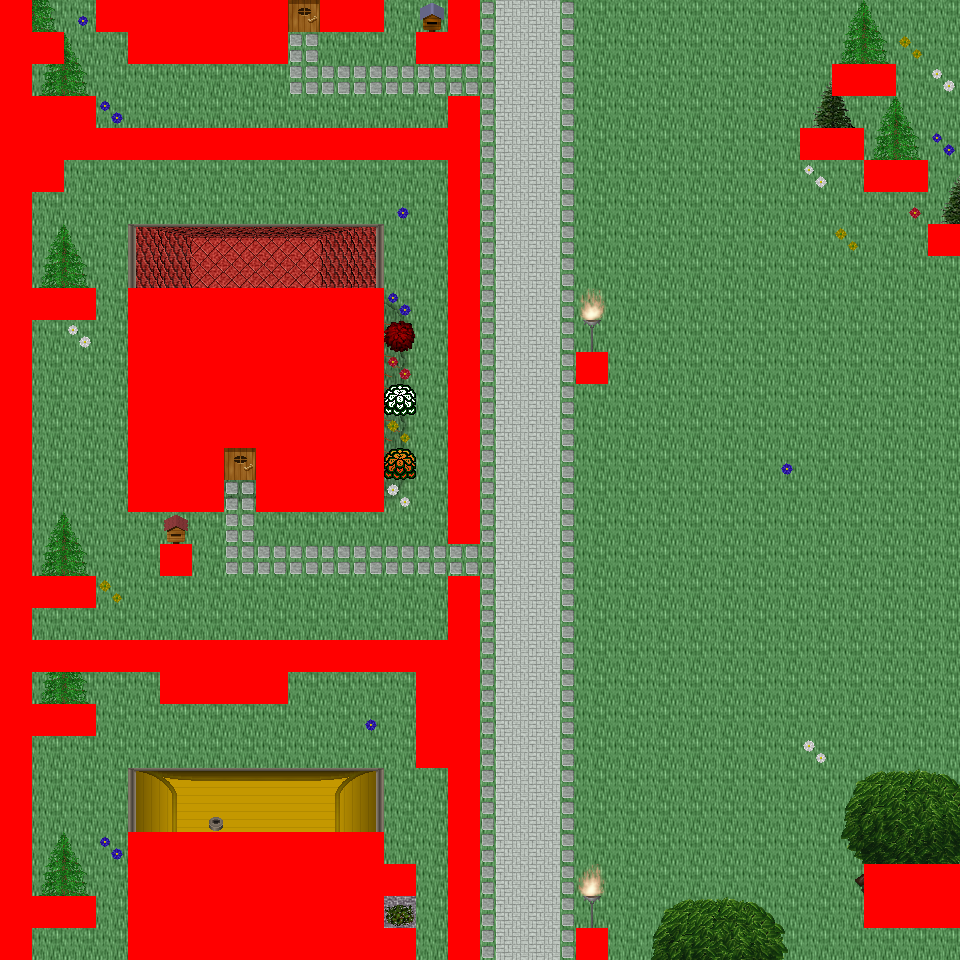

Below is a game level as drawn by its tile map, then a one-line description and the .tmx that defines it (tile-layer data replaced by summaries):
An orthogonal 30x30 tile map with 32x32 px tiles, 6 tile layers (Ground, Object, Object2, Above, ...), 60 tilesets and 11 objects (11x mapExit).

<map version="1.0" orientation="orthogonal" renderorder="right-down" width="30" height="30" tilewidth="32" tileheight="32" nextobjectid="12">
  <tileset firstgid="1" name="tileset_logic_collision" tilewidth="32" tileheight="32" tilecount="1" columns="1">
    <image source="../drawable/tileset_logic_collision.png" width="32" height="32" />
  </tileset>
  <tileset firstgid="2" name="tileset_building_decoration_orbpedestal" tilewidth="32" tileheight="32" tilecount="2" columns="1">
    <image source="../drawable/tileset_building_decoration_orbpedestal.png" width="32" height="64" />
  </tileset>
  <tileset firstgid="4" name="tileset_building_decoration_chimney" tilewidth="32" tileheight="32" tilecount="2" columns="1">
    <image source="../drawable/tileset_building_decoration_chimney.png" width="32" height="64" />
  </tileset>
  <tileset firstgid="6" name="tileset_item_statue_fairypool" tilewidth="32" tileheight="32" tilecount="16" columns="2">
    <image source="../drawable/tileset_item_statue_fairypool.png" width="64" height="256" />
  </tileset>
  <tileset firstgid="22" name="tileset_building_decoration_stone_details" tilewidth="32" tileheight="32" tilecount="4" columns="2">
    <image source="../drawable/tileset_building_decoration_stone_details.png" width="64" height="64" />
  </tileset>
  <tileset firstgid="26" name="tileset_building_door_closed" tilewidth="32" tileheight="32" tilecount="1" columns="1">
    <image source="../drawable/tileset_building_door_closed.png" width="32" height="32" />
  </tileset>
  <tileset firstgid="27" name="tileset_building_door_door" tilewidth="32" tileheight="32" tilecount="6" columns="3">
    <image source="../drawable/tileset_building_door_door.png" width="96" height="64" />
  </tileset>
  <tileset firstgid="33" name="tileset_building_fence_fence_chunky" tilewidth="32" tileheight="32" tilecount="21" columns="3">
    <image source="../drawable/tileset_building_fence_fence_chunky.png" width="96" height="224" />
  </tileset>
  <tileset firstgid="54" name="tileset_building_roof_blue" tilewidth="32" tileheight="32" tilecount="20" columns="5">
    <image source="../drawable/tileset_building_roof_blue.png" width="160" height="128" />
  </tileset>
  <tileset firstgid="74" name="tileset_building_roof_green" tilewidth="32" tileheight="32" tilecount="20" columns="5">
    <image source="../drawable/tileset_building_roof_green.png" width="160" height="128" />
  </tileset>
  <tileset firstgid="94" name="tileset_building_roof_red" tilewidth="32" tileheight="32" tilecount="20" columns="5">
    <image source="../drawable/tileset_building_roof_red.png" width="160" height="128" />
  </tileset>
  <tileset firstgid="114" name="tileset_building_roof_red2" tilewidth="32" tileheight="32" tilecount="20" columns="5">
    <image source="../drawable/tileset_building_roof_red2.png" width="160" height="128" />
  </tileset>
  <tileset firstgid="134" name="tileset_building_roof_roof_borders" tilewidth="32" tileheight="32" tilecount="9" columns="3">
    <image source="../drawable/tileset_building_roof_roof_borders.png" width="96" height="96" />
  </tileset>
  <tileset firstgid="143" name="tileset_building_roof_yellow" tilewidth="32" tileheight="32" tilecount="20" columns="5">
    <image source="../drawable/tileset_building_roof_yellow.png" width="160" height="128" />
  </tileset>
  <tileset firstgid="163" name="tileset_building_window_window_long" tilewidth="32" tileheight="32" tilecount="3" columns="3">
    <image source="../drawable/tileset_building_window_window_long.png" width="96" height="32" />
  </tileset>
  <tileset firstgid="166" name="tileset_ground_cobbled_paving" tilewidth="32" tileheight="32" tilecount="1" columns="1">
    <image source="../drawable/tileset_ground_cobbled_paving.png" width="32" height="32" />
  </tileset>
  <tileset firstgid="167" name="tileset_ground_gravel" tilewidth="32" tileheight="32" tilecount="1" columns="1">
    <image source="../drawable/tileset_ground_gravel.png" width="32" height="32" />
  </tileset>
  <tileset firstgid="168" name="tileset_ground_stone_floors" tilewidth="32" tileheight="32" tilecount="6" columns="3">
    <image source="../drawable/tileset_ground_stone_floors.png" width="96" height="64" />
  </tileset>
  <tileset firstgid="174" name="tileset_ground_ground" tilewidth="32" tileheight="32" tilecount="33" columns="3">
    <image source="../drawable/tileset_ground_ground.png" width="96" height="352" />
  </tileset>
  <tileset firstgid="207" name="tileset_plant_bush_various_small" tilewidth="32" tileheight="32" tilecount="9" columns="3">
    <image source="../drawable/tileset_plant_bush_various_small.png" width="96" height="96" />
  </tileset>
  <tileset firstgid="216" name="tileset_plant_flower_daisy_blue" tilewidth="32" tileheight="32" tilecount="8" columns="2">
    <image source="../drawable/tileset_plant_flower_daisy_blue.png" width="64" height="128" />
  </tileset>
  <tileset firstgid="224" name="tileset_plant_flower_daisy_red" tilewidth="32" tileheight="32" tilecount="8" columns="2">
    <image source="../drawable/tileset_plant_flower_daisy_red.png" width="64" height="128" />
  </tileset>
  <tileset firstgid="232" name="tileset_plant_flower_daisy_white" tilewidth="32" tileheight="32" tilecount="8" columns="2">
    <image source="../drawable/tileset_plant_flower_daisy_white.png" width="64" height="128" />
  </tileset>
  <tileset firstgid="240" name="tileset_plant_flower_daisy_yellow" tilewidth="32" tileheight="32" tilecount="8" columns="2">
    <image source="../drawable/tileset_plant_flower_daisy_yellow.png" width="64" height="128" />
  </tileset>
  <tileset firstgid="248" name="tileset_plant_tree_spruce" tilewidth="32" tileheight="32" tilecount="6" columns="2">
    <image source="../drawable/tileset_plant_tree_spruce.png" width="64" height="96" />
  </tileset>
  <tileset firstgid="254" name="tileset_item_pot_pot_purple" tilewidth="32" tileheight="32" tilecount="1" columns="1">
    <image source="../drawable/tileset_item_pot_pot_purple.png" width="32" height="32" />
  </tileset>
  <tileset firstgid="255" name="tileset_item_pot_pot_tall" tilewidth="32" tileheight="32" tilecount="2" columns="1">
    <image source="../drawable/tileset_item_pot_pot_tall.png" width="32" height="64" />
  </tileset>
  <tileset firstgid="257" name="tileset_item_pot_small_barrel" tilewidth="32" tileheight="32" tilecount="2" columns="1">
    <image source="../drawable/tileset_item_pot_small_barrel.png" width="32" height="64" />
  </tileset>
  <tileset firstgid="259" name="tileset_item_postbox" tilewidth="32" tileheight="32" tilecount="4" columns="2">
    <image source="../drawable/tileset_item_postbox.png" width="64" height="64" />
  </tileset>
  <tileset firstgid="263" name="tileset_furniture_chair_wooden_pale" tilewidth="32" tileheight="32" tilecount="4" columns="2">
    <image source="../drawable/tileset_furniture_chair_wooden_pale.png" width="64" height="64" />
  </tileset>
  <tileset firstgid="267" name="tileset_furniture_table_wooden" tilewidth="32" tileheight="32" tilecount="1" columns="1">
    <image source="../drawable/tileset_furniture_table_wooden.png" width="32" height="32" />
  </tileset>
  <tileset firstgid="268" name="tileset_furniture_table_brick_base" tilewidth="32" tileheight="32" tilecount="3" columns="3">
    <image source="../drawable/tileset_furniture_table_brick_base.png" width="96" height="32" />
  </tileset>
  <tileset firstgid="271" name="tileset_furniture_light_iron_lamp" tilewidth="32" tileheight="32" tilecount="3" columns="1">
    <image source="../drawable/tileset_furniture_light_iron_lamp.png" width="32" height="96" />
  </tileset>
  <tileset firstgid="274" name="tileset_furniture_light_flames" tilewidth="32" tileheight="32" tilecount="6" columns="6">
    <image source="../drawable/tileset_furniture_light_flames.png" width="192" height="32" />
  </tileset>
  <tileset firstgid="280" name="tileset_furniture_sink_dark_side_on" tilewidth="32" tileheight="32" tilecount="6" columns="3">
    <image source="../drawable/tileset_furniture_sink_dark_side_on.png" width="96" height="64" />
  </tileset>
  <tileset firstgid="286" name="tileset_ground_grass_corners" tilewidth="32" tileheight="32" tilecount="24" columns="6">
    <image source="../drawable/tileset_ground_grass_corners.png" width="192" height="128" />
  </tileset>
  <tileset firstgid="310" name="tileset_ground_grass_edges" tilewidth="32" tileheight="32" tilecount="36" columns="12">
    <image source="../drawable/tileset_ground_grass_edges.png" width="384" height="96" />
  </tileset>
  <tileset firstgid="346" name="tileset_plant_tree_tree_fluffy" tilewidth="32" tileheight="32" tilecount="12" columns="4">
    <image source="../drawable/tileset_plant_tree_tree_fluffy.png" width="128" height="96" />
  </tileset>
  <tileset firstgid="358" name="tileset_ground_water_dungeon_water" tilewidth="32" tileheight="32" tilecount="30" columns="3">
    <image source="../drawable/tileset_ground_water_dungeon_water.png" width="96" height="320" />
  </tileset>
  <tileset firstgid="388" name="tileset_furniture_table_wooden_rectangular" tilewidth="32" tileheight="32" tilecount="9" columns="3">
    <image source="../drawable/tileset_furniture_table_wooden_rectangular.png" width="96" height="96" />
  </tileset>
  <tileset firstgid="397" name="tileset_item_statue_metal_and_stone" tilewidth="32" tileheight="32" tilecount="6" columns="3">
    <image source="../drawable/tileset_item_statue_metal_and_stone.png" width="96" height="64" />
  </tileset>
  <tileset firstgid="403" name="tileset_ground_fire_fire" tilewidth="32" tileheight="32" tilecount="27" columns="3">
    <image source="../drawable/tileset_ground_fire_fire.png" width="96" height="288" />
  </tileset>
  <tileset firstgid="430" name="tileset_furniture_table_bench" tilewidth="32" tileheight="32" tilecount="3" columns="3">
    <image source="../drawable/tileset_furniture_table_bench.png" width="96" height="32" />
  </tileset>
  <tileset firstgid="433" name="tileset_plant_bush_hosta" tilewidth="32" tileheight="32" tilecount="9" columns="3">
    <image source="../drawable/tileset_plant_bush_hosta.png" width="96" height="96" />
  </tileset>
  <tileset firstgid="442" name="tileset_plant_tree_tree_green" tilewidth="32" tileheight="32" tilecount="88" columns="8">
    <image source="../drawable/tileset_plant_tree_tree_green.png" width="256" height="352" />
  </tileset>
  <tileset firstgid="530" name="tileset_item_sign_large" tilewidth="32" tileheight="32" tilecount="15" columns="5">
    <image source="../drawable/tileset_item_sign_large.png" width="160" height="96" />
  </tileset>
  <tileset firstgid="545" name="tileset_building_wall_wall_brown" tilewidth="32" tileheight="32" tilecount="12" columns="3">
    <image source="../drawable/tileset_building_wall_wall_brown.png" width="96" height="128" />
  </tileset>
  <tileset firstgid="557" name="tileset_ground_green_paving_4" tilewidth="32" tileheight="32" tilecount="3" columns="3">
    <image source="../drawable/tileset_ground_green_paving_4.png" width="96" height="32" />
  </tileset>
  <tileset firstgid="560" name="tileset_item_swing" tilewidth="32" tileheight="32" tilecount="4" columns="2">
    <image source="../drawable/tileset_item_swing.png" width="64" height="64" />
  </tileset>
  <tileset firstgid="564" name="tileset_item_fishrods" tilewidth="32" tileheight="32" tilecount="12" columns="4">
    <image source="../drawable/tileset_item_fishrods.png" width="128" height="96" />
  </tileset>
  <tileset firstgid="576" name="tileset_logic_creature_human_kalavan" tilewidth="32" tileheight="32" tilecount="5" columns="5">
    <image source="../drawable/tileset_logic_creature_human_kalavan.png" width="160" height="32" />
  </tileset>
  <tileset firstgid="581" name="tileset_logic_creature_animal" tilewidth="32" tileheight="32" tilecount="32" columns="8">
    <image source="../drawable/tileset_logic_creature_animal.png" width="256" height="128" />
  </tileset>
  <tileset firstgid="613" name="tileset_building_decoration_numbers" tilewidth="32" tileheight="32" tilecount="20" columns="2">
    <image source="../drawable/tileset_building_decoration_numbers.png" width="64" height="320" />
  </tileset>
  <tileset firstgid="633" name="tileset_ground_green_paving" tilewidth="32" tileheight="32" tilecount="18" columns="3">
    <image source="../drawable/tileset_ground_green_paving.png" width="96" height="192" />
  </tileset>
  <tileset firstgid="651" name="tileset_item_huge_orb" tilewidth="32" tileheight="32" tilecount="16" columns="2">
    <image source="../drawable/tileset_item_huge_orb.png" width="64" height="256" />
  </tileset>
  <tileset firstgid="667" name="tileset_light_light_5x5" tilewidth="32" tileheight="32" tilecount="25" columns="5">
    <image source="../drawable/tileset_light_light_5x5.png" width="160" height="160" />
  </tileset>
  <tileset firstgid="692" name="tileset_light_dim_light_5x5" tilewidth="32" tileheight="32" tilecount="25" columns="5">
    <image source="../drawable/tileset_light_dim_light_5x5.png" width="160" height="160" />
  </tileset>
  <tileset firstgid="717" name="tileset_item_firewood" tilewidth="32" tileheight="32" tilecount="12" columns="3">
    <image source="../drawable/tileset_item_firewood.png" width="96" height="128" />
  </tileset>
  <tileset firstgid="729" name="tileset_logic_creature_fowl" tilewidth="32" tileheight="32" tilecount="6" columns="6">
    <image source="../drawable/tileset_logic_creature_fowl.png" width="192" height="32" />
  </tileset>
  <tileset firstgid="735" name="tileset_logic_creature_human_imperial" tilewidth="32" tileheight="32" tilecount="16" columns="8">
    <image source="../drawable/tileset_logic_creature_human_imperial.png" width="256" height="64" />
  </tileset>
  <layer name="Ground" width="30" height="30">
    <data>[900 cells, 900 non-empty, 4 distinct tile ids]</data>
  </layer>
  <layer name="Object" width="30" height="30">
    <data>[900 cells, 265 non-empty, 47 distinct tile ids]</data>
  </layer>
  <layer name="Object2" width="30" height="30">
    <data>[900 cells, 62 non-empty, 24 distinct tile ids]</data>
  </layer>
  <layer name="Above" width="30" height="30">
    <data>[900 cells, 167 non-empty, 70 distinct tile ids]</data>
  </layer>
  <layer name="Above2" width="30" height="30">
    <data>[900 cells, 25 non-empty, 9 distinct tile ids]</data>
  </layer>
  <layer name="Walkable" width="30" height="30">
    <data>[900 cells, 221 non-empty, 1 distinct tile ids]</data>
  </layer>
  <objectgroup name="MapEvents">
    <object id="1" name="north" type="mapExit" x="32" y="0" width="64" height="32">
      <properties>
        <property name="map" value="level_0_x68_y146" />
        <property name="x" value="1" />
        <property name="y" value="28" />
      </properties>
    </object>
    <object id="2" name="north2" type="mapExit" x="288" y="0" width="32" height="32">
      <properties>
        <property name="map" value="level_0_x68_y146" />
        <property name="x" value="9" />
        <property name="y" value="28" />
      </properties>
    </object>
    <object id="3" name="north3" type="mapExit" x="384" y="0" width="64" height="32">
      <properties>
        <property name="map" value="level_0_x68_y146" />
        <property name="x" value="12" />
        <property name="y" value="28" />
      </properties>
    </object>
    <object id="4" name="north4" type="mapExit" x="480" y="0" width="480" height="32">
      <properties>
        <property name="map" value="level_0_x68_y146" />
        <property name="x" value="15" />
        <property name="y" value="28" />
      </properties>
    </object>
    <object id="5" name="south" type="mapExit" x="32" y="928" width="96" height="32">
      <properties>
        <property name="map" value="level_0_x68_y148" />
        <property name="x" value="1" />
        <property name="y" value="1" />
      </properties>
    </object>
    <object id="6" name="south2" type="mapExit" x="416" y="928" width="32" height="32">
      <properties>
        <property name="map" value="level_0_x68_y148" />
        <property name="x" value="13" />
        <property name="y" value="1" />
      </properties>
    </object>
    <object id="7" name="south3" type="mapExit" x="480" y="928" width="96" height="32">
      <properties>
        <property name="map" value="level_0_x68_y148" />
        <property name="x" value="15" />
        <property name="y" value="1" />
      </properties>
    </object>
    <object id="8" name="south4" type="mapExit" x="608" y="928" width="352" height="32">
      <properties>
        <property name="map" value="level_0_x68_y148" />
        <property name="x" value="19" />
        <property name="y" value="1" />
      </properties>
    </object>
    <object id="9" name="east" type="mapExit" x="928" y="0" width="32" height="224">
      <properties>
        <property name="map" value="level_0_x69_y147" />
        <property name="x" value="1" />
        <property name="y" value="0" />
      </properties>
    </object>
    <object id="10" name="east2" type="mapExit" x="928" y="256" width="32" height="608">
      <properties>
        <property name="map" value="level_0_x69_y147" />
        <property name="x" value="1" />
        <property name="y" value="8" />
      </properties>
    </object>
    <object id="11" name="east3" type="mapExit" x="928" y="928" width="32" height="32">
      <properties>
        <property name="map" value="level_0_x69_y147" />
        <property name="x" value="1" />
        <property name="y" value="29" />
      </properties>
    </object>
  </objectgroup>
</map>
